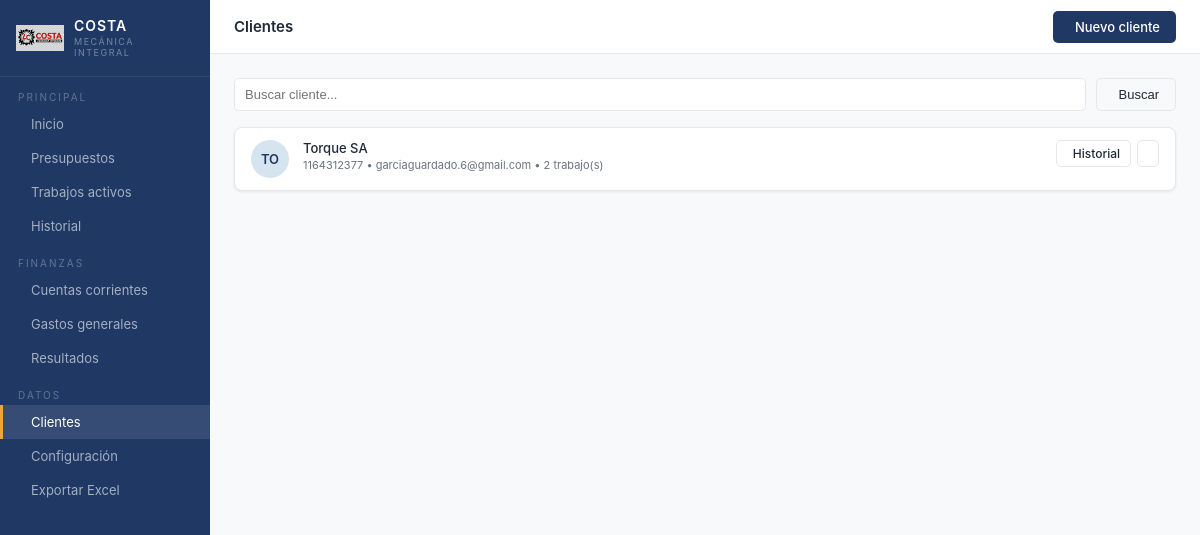
Screenshot of /clientes with the database file from the repository.
### app.py (models this page shows)
class Cliente(db.Model):
    id = db.Column(db.Integer, primary_key=True)
    empresa = db.Column(db.String(100), nullable=False)
    contacto = db.Column(db.String(100))
    telefono = db.Column(db.String(30))
    email = db.Column(db.String(100))
    direccion = db.Column(db.String(200))
    cuit = db.Column(db.String(20))
    notas = db.Column(db.Text)
    creado = db.Column(db.DateTime, default=datetime.utcnow)
    presupuestos = db.relationship('Presupuesto', backref='cliente', lazy=True)
    trabajos = db.relationship('Trabajo', backref='cliente', lazy=True)

### app.py (the view)
@app.route('/clientes')
def clientes():
    q = request.args.get('q', '')
    if q:
        lista = Cliente.query.filter(Cliente.empresa.ilike(f'%{q}%')).order_by(Cliente.empresa).all()
    else:
        lista = Cliente.query.order_by(Cliente.empresa).all()
    return render_template('clientes.html', clientes=lista, q=q)

### templates/clientes.html (shortened to what this page needs)
{% extends "base.html" %}
{% block topbar_title %}Clientes{% endblock %}
{% block topbar_actions %}
<a href="/clientes/nuevo" class="btn btn-primary"> Nuevo cliente</a>
{% endblock %}
{% block content %}
<form method="get" class="filter-bar">
    <input type="text" name="q" value="{{ q }}" placeholder="Buscar cliente..." style="flex:1">
    <button type="submit" class="btn btn-ghost"> Buscar</button>
</form>
{% if clientes %}
    {% for c in clientes %}
    <div class="work-row" style="align-items:flex-start">
        <div style="width:38px;height:38px;border-radius:50%;background:var(--blue-light);display:flex;align-items:center;justify-content:center;font-size:13px;font-weight:600;color:var(--navy);flex-shrink:0">
            {{ c.empresa[:2].upper() }}
        </div>
        <div class="work-info">
            <div class="work-name">{{ c.empresa }}</div>
            <div class="work-sub">
                {% if c.telefono %}{{ c.telefono }}{% endif %}
                {% if c.email %} &bull; {{ c.email }}{% endif %}
                &bull; {{ c.trabajos | length }} trabajo(s)
            </div>
        </div>
        <div style="display:flex;gap:6px">
            <a href="/historial?cliente={{ c.empresa }}" class="btn btn-ghost btn-sm">
                 Historial
            </a>
            <a href="/clientes/{{ c.id }}/editar" class="btn btn-ghost btn-sm">
            </a>
        </div>
    </div>
    {% endfor %}
{% else %}
    <div class="empty-state">
        <i class="ti ti-users"></i>
        <p>No hay clientes registrados.</p>
        <a href="/clientes/nuevo" class="btn btn-primary" style="margin-top:16px">Agregar cliente</a>
    </div>
{% endif %}
{% endblock %}

### templates/base.html (style rules this page uses)
* { box-sizing: border-box; margin: 0; padding: 0; }
:root { --navy: #1F3864; --navy-light: #2a4d84; --blue: #2E75B6; --blue-light: #D6E4F0; --amber: #E8A838; --green: #1E7145; --green-light: #E2EFDA; --red: #C00000; --red-light: #FCE4D6; --gray-100: #F8F9FA; --gray-200: #F2F2F2; --gray-300: #E0E0E0; --gray-500: #6B7280; --white: #FFFFFF; --text: #1F2937; --text-light: #6B7280; --border: #E5E7EB; --shadow: 0 1px 3px rgba(0,0,0,0.08); --radius: 8px; --radius-sm: 5px; }
body { font-family: -apple-system, BlinkMacSystemFont, 'Segoe UI', sans-serif; background: var(--gray-100); color: var(--text); font-size: 14px; }
.btn { display: inline-flex; align-items: center; gap: 6px; padding: 8px 16px; border-radius: var(--radius-sm); font-size: 13px; font-weight: 500; cursor: pointer; border: none; text-decoration: none; transition: opacity 0.15s; }
.btn-primary { background: var(--navy); color: #fff; }
.btn-ghost { background: transparent; color: var(--text); border: 1px solid var(--border); }
.btn-sm { padding: 5px 10px; font-size: 12px; }
.work-row { display: flex; align-items: center; gap: 14px; padding: 12px 16px; background: var(--white); border: 1px solid var(--border); border-radius: var(--radius); margin-bottom: 8px; box-shadow: var(--shadow); text-decoration: none; color: var(--text); transition: border-color 0.15s; }
.work-info { flex: 1; min-width: 0; }
.work-name { font-size: 13px; font-weight: 500; color: var(--text); white-space: nowrap; overflow: hidden; text-overflow: ellipsis; }
.work-sub { font-size: 11px; color: var(--text-light); margin-top: 2px; }
.filter-bar { display: flex; gap: 10px; margin-bottom: 16px; align-items: center; flex-wrap: wrap; }
.filter-bar input, .filter-bar select { padding: 8px 10px; border: 1px solid var(--border); border-radius: var(--radius-sm); font-size: 13px; color: var(--text); background: var(--white); }

### rows the page displays
Cliente: empresa "TO", empresa "Torque SA", telefono "1164312377", email "garciaguardado.6@gmail.com", trabajos|length "2"
